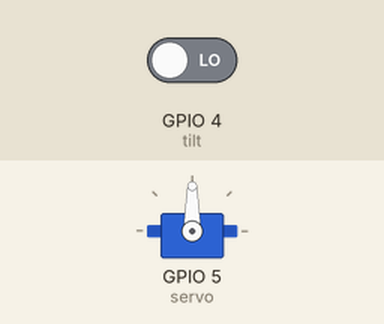
The sketch below on a simulated ESP32. On the bench: servo. The inputs (shaded band) are chosen by the test bench; at power-on: GPIO 4 (tilt) LOW.

Above: at 1.2 s.
1.3 s: GPIO 4 (tilt) driven HIGH
At 2.4 s:
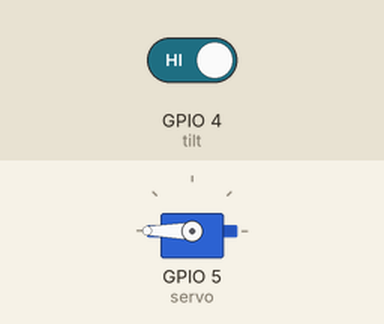
2.8 s: GPIO 4 (tilt) driven LOW
At 3.5 s:
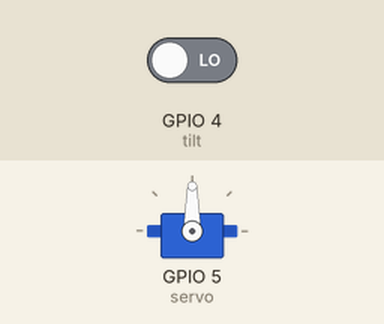
Timing chart, 0 to 5.8 s (numbered marks = the images above; inputs shaded):
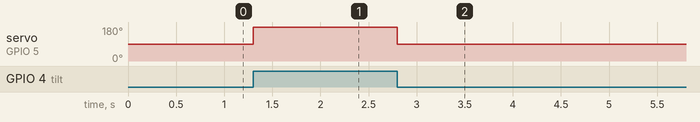

Measured:
- after the input at 1.3 s, servo on GPIO 5 (servo): 90° → 180° at once
- after the input at 2.8 s, servo on GPIO 5 (servo): 180° → 90° at once

The sketch:

tilt.ino
```cpp
#include <ESP32_Servo.h>

Servo servo;

const int tilt = 4;
int tiltState = 0;

void setup() {
  servo.attach(5);
  pinMode(tilt, INPUT);
  Serial.begin(9600);
}

void loop() {
 tiltState = digitalRead(tilt);
 if (tiltState == HIGH) {
   servo.write(180);
 } else {
   servo.write(90);
 }
}
```
